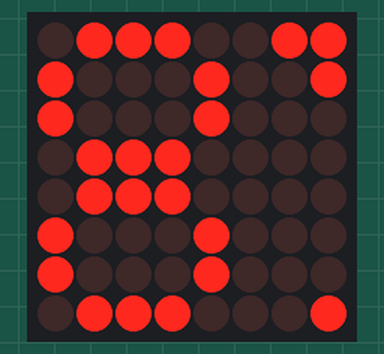
A program run on a simulated Raspberry Pi (BCM pin numbers). On the bench: 8×8 LED matrix.

Above: at 0.1 s.
At 4.1 s:
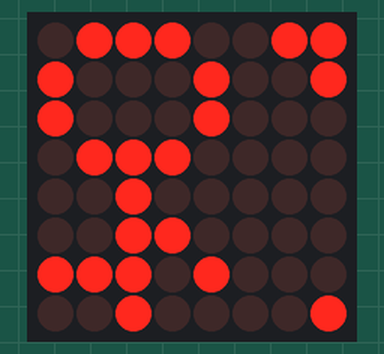
At 9.1 s:
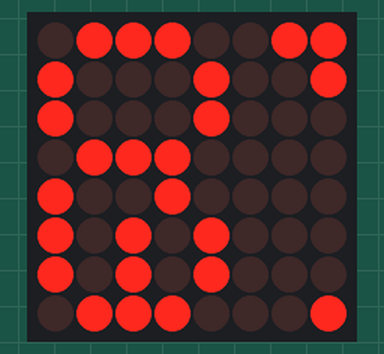
At 19.1 s:
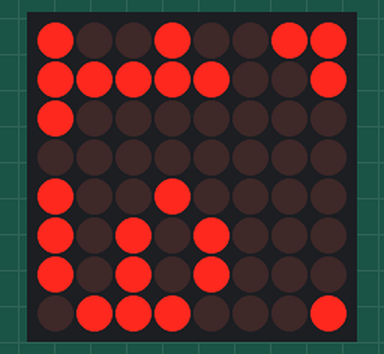
At 28.2 s:
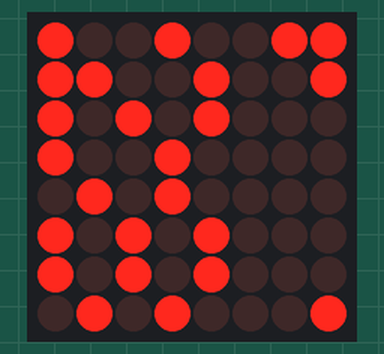
At 38.2 s:
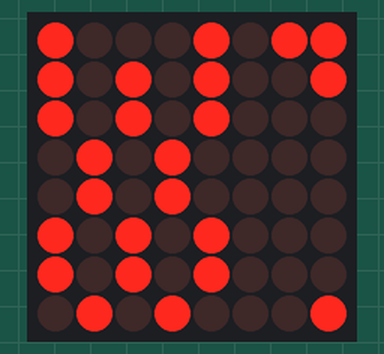

Measured:
- what the display in image 1 shows lasts 1.0 s, from 4.0 s to 5.0 s

The program:

count_numbers.py
```python
from Adafruit_LED_Backpack import Matrix8x8
from m64_images import *
import time


# Create display instance on default I2C address (0x70) and bus number.
display = Matrix8x8.Matrix8x8()
display.begin()
display.clear()

for i in range(100):
    set_time(3, i, display)
    time.sleep(1)
    display.clear()
```

m64_images.py
```python
import math
from PIL import Image
from PIL import ImageDraw
from numbers5x4 import *


def loading(value, limit=100, box=(0, 0, 7, 7), direction='right'):
    """
    Return a loading image starting from a position going in a direction
    value      : Loading amount from a limit (loading = value / limit)
    limit      : Loading limit (loading = value / limit)
    box        : Loading box (x1, y1, x2, y2)
    direction  : Fill pixels towards 'up' or 'right'
    """
    box_area = (box[2] - box[0]) * (box[3] - box[1])
    n_pixels = round(box_area * value / limit)
    image = Image.new('1', (8, 8))
    draw = ImageDraw.Draw(image)

    print('Lighting %i pixels for %i / %i' % (n_pixels, value, limit))
    if direction == 'right':
        lines = math.floor(n_pixels / (box[2] - box[0]))
        print('Lighting %i lines' % int(lines))
        height = 0
        filled = 0
        for i in range(int(lines)):
            draw.line((box[0], box[1] + i, box[2], box[1] + i), fill=255)
            height += 1
            filled += (box[2] - box[0])
        print('Height: %i | Filled: %i' % (height, filled))

        if height < (box[3] - box[1]):
            x2 = n_pixels - filled + box[0]
            print('Filling additional %i' % x2)
            draw.line((box[0], box[1] + height, x2, box[1] + height), fill=255)

#     image = Image.new('1', (8, 8))
#     draw = ImageDraw.Draw(image2)
#     draw.rectangle((box[0], box[1], 7, 7), outline=255, fill=0)
    return image


def set_display(display, pixels, reverse=[False, False]):
    for x, row in enumerate(pixels):
        for y, value in enumerate(row):
            if value == 1:
                x_pos = 7 - x
                y_pos = y
                if reverse[0]:
                    x_pos = x
                if reverse[1]:
                    y_pos = 7 - y
                display.set_pixel(x_pos, y_pos, 1)

    display.write_display()


def set_time(h, m, display):
    bottom = get_5x8_array(m)
    pixels = [[0] * 8] * 3 + bottom
    set_display(display, pixels)
    set_hour(h, 'am', display)


def set_hour(hour, ampm, display):
    h = hour
    if hour > 12:
        h = hour - 12
    if hour >= 12:
        ampm = 'pm'
        display.set_pixel(6, 7, 1)
    else:
        ampm = 'am'
    display.set_pixel(7, 7, 1)

    y_values = [[i, i] for i in range(6)]
    y_values = [i for j in y_values for i in j]
    x_values = [0, 1] * 6
    for i in range(h):
        x = x_values[i]
        y = y_values[i]
        display.set_pixel(7 - x, y, 1)
    display.write_display()


def get_5x8_array(number):
    if len(str(number)) > 2:
        print('Enter number between 0 - 99')
    elif len(str(number)) == 1:
        digit1 = 0
        digit2 = int(number)
    elif len(str(number)) == 2:
        digit1 = int(str(number)[0])
        digit2 = int(str(number)[1])

    array_5x8 = []
    array1 = numbers[digit1]
    array2 = numbers[digit2]
    for a1, a2 in zip(array1, array2):
        array_5x8.append(a1 + a2)

    return array_5x8
```

Source omitted: numbers5x4.py (data table, 1215 bytes)
